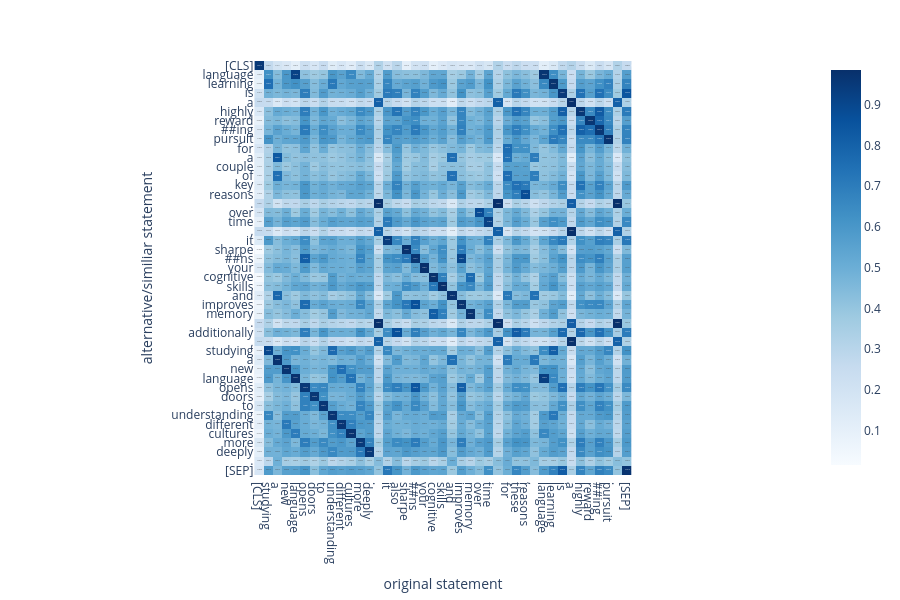

The code cell stored with this chart in its notebook:
### Code cell
print(f"Precision: {precision:.4f}")
print(f"Recall: {recall:.4f}")
print(f'F1-Score: {f1_score:.4f}')

PX.displayConfusionMatrix(
    scorer.similarity(statement_similiar, statement_original).to('cpu'), 
    xaxes={'labels': scorer.encode_decode(statement_original), 'title': 'original statement'}, #[1:-1]
    yaxes={'labels': scorer.encode_decode(statement_similiar), 'title': 'alternative/similiar statement'}
)

### Figure 1 — Plotly figure (JSON) as saved in the notebook; plotly's stock layout.template omitted (floating-point values rounded to 4 significant figures; data arrays with more than 128 entries replaced by an {"elided": "..."} marker saying what was removed)
{"data": [{"coloraxis": "coloraxis", "hovertemplate": "x: %{x}<br>y: %{y}<br>color: %{z}<extra></extra>", "name": "0", "texttemplate": "%{z}", "type": "heatmap", "xaxis": "x", "yaxis": "y", "z": {"elided": "45x41 float values"}}], "layout": {"coloraxis": {"autocolorscale": false, "colorscale": [[0, "rgb(247,251,255)"], [0.125, "rgb(222,235,247)"], [0.25, "rgb(198,219,239)"], [0.375, "rgb(158,202,225)"], [0.5, "rgb(107,174,214)"], [0.625, "rgb(66,146,198)"], [0.75, "rgb(33,113,181)"], [0.875, "rgb(8,81,156)"], [1, "rgb(8,48,107)"]]}, "height": 600, "margin": {"t": 60}, "xaxis": {"anchor": "y", "constrain": "domain", "domain": [0, 1], "scaleanchor": "y", "tickmode": "array", "ticktext": ["[CLS]", "studying", "a", "new", "language", "opens", "doors", "to", "understanding", "different", "cultures", "more", "deeply", ".", "it", "also", "sharpe", "##ns", "your", "cognitive", "skills", "and", "improves", "memory", "over", "time", ".", "for", "these", "reasons", ",", "language", "learning", "is", "a", "highly", "reward", "##ing", "pursuit", ".", "[SEP]"], "tickvals": [0, 1, 2, 3, 4, 5, 6, 7, 8, 9, 10, 11, 12, 13, 14, 15, 16, 17, 18, 19, 20, 21, 22, 23, 24, 25, 26, 27, 28, 29, 30, 31, 32, 33, 34, 35, 36, 37, 38, 39, 40], "title": {"text": "original statement"}}, "yaxis": {"anchor": "x", "autorange": "reversed", "constrain": "domain", "domain": [0, 1], "tickmode": "array", "ticktext": ["[CLS]", "language", "learning", "is", "a", "highly", "reward", "##ing", "pursuit", "for", "a", "couple", "of", "key", "reasons", ".", "over", "time", ",", "it", "sharpe", "##ns", "your", "cognitive", "skills", "and", "improves", "memory", ".", "additionally", ",", "studying", "a", "new", "language", "opens", "doors", "to", "understanding", "different", "cultures", "more", "deeply", ".", "[SEP]"], "tickvals": [0, 1, 2, 3, 4, 5, 6, 7, 8, 9, 10, 11, 12, 13, 14, 15, 16, 17, 18, 19, 20, 21, 22, 23, 24, 25, 26, 27, 28, 29, 30, 31, 32, 33, 34, 35, 36, 37, 38, 39, 40, 41, 42, 43, 44], "title": {"text": "alternative/similiar statement"}}}}
